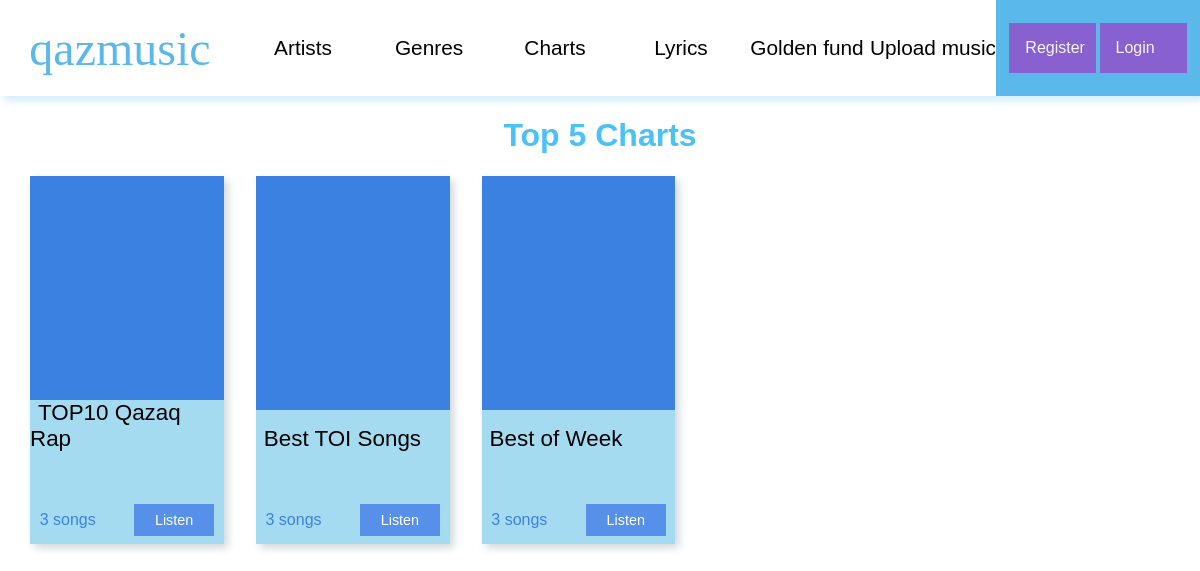
Screenshot of /charts with the database file from the repository.
### qazmusic/models.py (models this page shows, shortened)
class Charts(models.Model):
    title = models.CharField(max_length=255, db_index=True, unique=True)
    number_of_tracks = models.ManyToManyField(Tracks, blank=True)
    def get_absolute_url(self):
        return reverse('chart_view', kwargs={
            'chart_id': self.pk,
        })
    class Meta:
        verbose_name = 'Chart'
        verbose_name_plural = 'Charts'

### qazmusic/views.py (the view)
# urls.py: path('charts', ShowCharts.as_view(), name='charts'),
class ShowCharts(DataMixin, ListView):
    model = Charts
    template_name = 'qazmusic/show_charts.html'
    context_object_name = 'charts'
    allow_empty = False
    def get_context_data(self, *, object_list=None, **kwargs):
        context = super().get_context_data(**kwargs)
        c_def = self.get_user_context(title='qazmusic - Charts')
        return dict(list(context.items()) + list(c_def.items()))

### qazmusic/utils.py (called while the page is built)
def get_tracks():
    get_tracks = Tracks.objects.all()
    return get_tracks

    def get_user_context(self, **kwargs):
        context = kwargs
        context['header_menu'] = header_menu
        context['tracks'] = get_tracks()
        return context

### qazmusic/templates/qazmusic/show_charts.html
{% extends 'qazmusic/base.html' %}
{% load static %}
{% block content %}
    <link rel="stylesheet" href="{% static 'qazmusic/css/artists-list.css' %}">
    <main class="artists-page">
        <h1>Top 5 Charts</h1>
        <div class="cards">
            {% for chart in charts %}
                <div class="card-div">
                    <div class="top">
                        <div class="first" style="background-color: #3b81e2">
                        </div>
                        <div class="second">
                            <span>{{ chart.title }}</span>
                        </div>
                    </div>
                    <div class="bottom">
                        <span>{{ chart.number_of_tracks.count }} songs</span>
                        <a href="{{ chart.get_absolute_url }}">
                            Listen
                        </a>
                    </div>
                </div>
            {% endfor %}
        </div>
    </main>
{% endblock %}

### qazmusic/static/qazmusic/css/style.css (style rules this page uses)
html, body { width: 100%; height: 100vh; font-family: "Mark Pro", sans-serif; margin: 0; padding: 0; }

### qazmusic/static/qazmusic/css/index.css (style rules this page uses)
h1, h3 { color: #4ac1f7; }

### qazmusic/static/qazmusic/css/artists-list.css (style rules this page uses)
.artists-page { display: flex; flex-direction: column; justify-content: center; align-items: center; }
.cards { width: 95%; height: auto; display: flex; flex-wrap: wrap; }
.card-div { width: 17%; height: 23rem; display: flex; flex-direction: column; justify-content: space-between; align-items: center; margin: 0 2rem 2rem 0; background-color: rgba(132, 206, 235, 0.73); box-shadow: 4px 4px 8px 0 rgba(34, 60, 80, 0.2); transition: background-color 0.4s ease; }
.card-div > .top { width: 100%; height: 75%; display: flex; flex-direction: column; justify-content: space-between; }
.top > .second > span { padding: 0.5rem; font-size: 1.4rem; }
.first { width: 100%; height: 85%; }
.bottom { width: 90%; display: flex; justify-content: space-between; align-items: center; padding: 0.5rem; user-select: none; }
.bottom span { color: #3b81e2; }
.bottom a { text-decoration: none; color: white; width: 5rem; height: 2rem; display: flex; justify-content: center; text-align: center; align-items: center; background-color: #5690e9; font-size: 0.9rem; transition: background-color 0.4s ease; }

### rows the page displays
Charts: title "TOP10 Qazaq Rap", number_of_tracks.count "3"
Charts: title "Best TOI Songs", number_of_tracks.count "3"
Charts: title "Best of Week", number_of_tracks.count "3"

### other values shown
{{ title }} "Artists" "Genres" "Charts" "Lyrics" "Golden fund" "Upload music"
